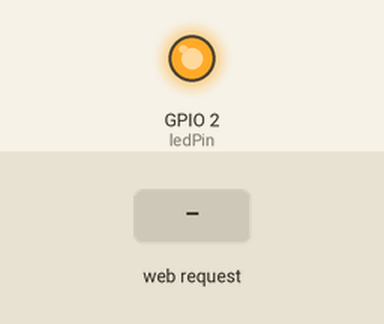
Recording of a sketch running on a simulated ESP8266 (NodeMCU). Shown: output pins drawn as LEDs (lit = HIGH). The inputs (shaded band) are chosen by the test bench. WiFi joins after 1.5 s; servers stay silent unless stated; what the sketch prints to the serial monitor is not drawn.

Above: at 2.8 s.
2.9 s: HTTP request GET /ledon received
At 3.2 s:
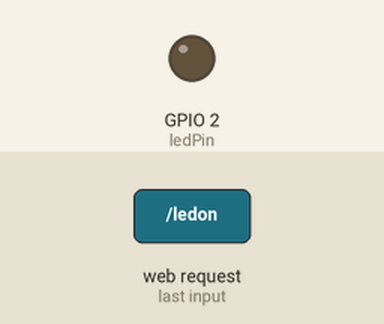
4.4 s: HTTP request GET /ledoff received
At 5.6 s:
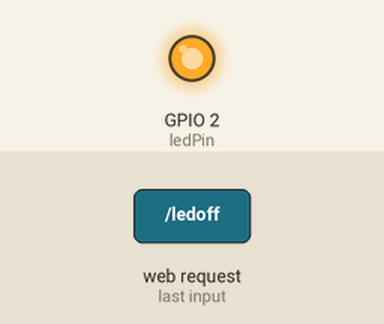
Timing chart, 0 to 7.4 s (numbered marks = the images above; inputs shaded):
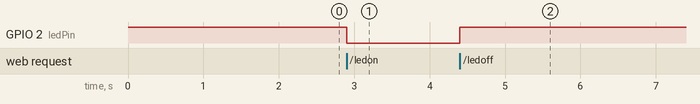

The sketch:

Gzip.ino
```cpp
#include <ESP8266WiFi.h>
#include <pgmspace.h>

WiFiClient client;
WiFiServer server(80);

const int ledPin = 2; // GPIO pin where the LED is connected
const int dt = 200;

const char index_html[] PROGMEM = {
  0x1f, 0x8b, 0x08, 0x08, 0xcc, 0x2f, 0x1d, 0x65, 0x04, 0x00, 0x69, 0x6e,
  0x64, 0x65, 0x78, 0x2e, 0x68, 0x74, 0x6d, 0x6c, 0x00, 0x6d, 0x90, 0xb1,
  0x6e, 0x03, 0x21, 0x0c, 0x86, 0xf7, 0x4a, 0x7d, 0x07, 0x97, 0xb9, 0x57,
  0xda, 0xad, 0xaa, 0xe0, 0x96, 0x5c, 0x3a, 0x55, 0x4a, 0x87, 0xeb, 0xd0,
  0x91, 0x03, 0x53, 0x50, 0x39, 0x38, 0x11, 0x27, 0xa7, 0xbc, 0x7d, 0x38,
  0x94, 0x44, 0x89, 0x14, 0x16, 0x63, 0xfb, 0xb3, 0xfd, 0xdb, 0xe2, 0xa9,
  0xdb, 0xac, 0xfa, 0xdf, 0xef, 0x35, 0x38, 0x1a, 0x43, 0xfb, 0xf8, 0x20,
  0x16, 0x0b, 0x41, 0xc5, 0x3f, 0xc9, 0x30, 0xb2, 0x1a, 0x41, 0x65, 0x8a,
  0x85, 0xf2, 0xc4, 0x88, 0xa4, 0x40, 0x3b, 0x95, 0xb7, 0x48, 0x92, 0xfd,
  0xf4, 0x9f, 0xcd, 0x3b, 0xbb, 0xc9, 0x45, 0x35, 0xa2, 0x64, 0x7b, 0x8f,
  0xf3, 0x94, 0x32, 0x31, 0xd0, 0x29, 0x12, 0xc6, 0xc2, 0xce, 0xde, 0x90,
  0x93, 0x06, 0xf7, 0x5e, 0x63, 0x53, 0x9d, 0x67, 0xf0, 0xd1, 0x93, 0x57,
  0xa1, 0xd9, 0x6a, 0x15, 0x50, 0xbe, 0xbd, 0xbc, 0x5e, 0x7a, 0x91, 0xa7,
  0x80, 0x6d, 0x97, 0xf4, 0x6e, 0x2c, 0xd5, 0x82, 0x57, 0x7f, 0x11, 0xc3,
  0x4f, 0x6a, 0xc4, 0x90, 0xcc, 0xe1, 0x4c, 0x4f, 0xed, 0x2a, 0x78, 0xfd,
  0x0f, 0x03, 0x86, 0x34, 0x03, 0xa5, 0x3a, 0x35, 0xa7, 0x00, 0xe4, 0x10,
  0xbe, 0xd6, 0xdd, 0x87, 0xe0, 0xd3, 0x99, 0x55, 0xe0, 0x32, 0x5a, 0xc9,
  0x78, 0x40, 0x93, 0xca, 0x82, 0xfd, 0x2e, 0xc7, 0x85, 0x81, 0x4d, 0x14,
  0x5c, 0xb5, 0x62, 0xc8, 0x77, 0x49, 0x6b, 0xaf, 0x51, 0x6b, 0x0b, 0x5b,
  0xe5, 0x2c, 0x32, 0xea, 0xa7, 0xde, 0xef, 0x08, 0x38, 0x59, 0xa5, 0xe4,
  0x4f, 0x01, 0x00, 0x00
};

const char* ssid = "IDR@MakersLab";
const char* password = "12345678";

void setup() {
  Serial.begin(9600);
  pinMode(ledPin, OUTPUT);
  digitalWrite(ledPin, HIGH);
  WiFi.begin(ssid, password);
  while (WiFi.status() != WL_CONNECTED)
  {
    Serial.print("..");
    delay(dt);
  }
  Serial.println("");
  Serial.println("NodeMCU is connected...!");
  Serial.println(WiFi.localIP());
  server.begin();
}

void loop() {
  client = server.available();
  if (client)
  {
    String request = client.readStringUntil('\n');
    Serial.println(request);
    request.trim(); // removes all leading/trailing whitespaces from the string
    if (request.indexOf("GET /ledon HTTP/1.1") != -1)
    {
      digitalWrite(ledPin, LOW);
    }
    if (request.indexOf("GET /ledoff HTTP/1.1") != -1)
    {
      digitalWrite(ledPin, HIGH);
    }

    client.println("HTTP/1.1 200 OK");
    client.println("Content-Encoding: gzip");
    client.println("Content-Type: text/html");
    client.println();
    client.write_P(index_html, sizeof(index_html));
  }
}
```

Measured:
- after the input at 2.9 s, GPIO 2 (ledPin): HIGH → LOW at once
- after the input at 4.4 s, GPIO 2 (ledPin): LOW → HIGH at once
